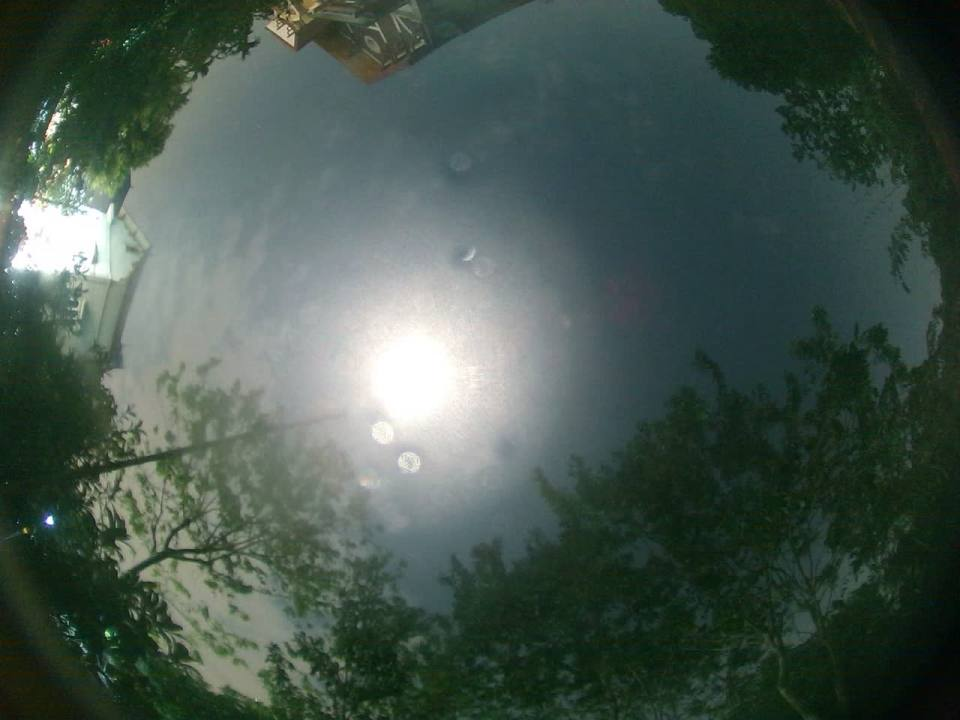
#> input picture tests/fixtures/cloud_audit/20261122_201753_009.jpg, 960 x 720 px
$ python -i astro_reference.py   (imports and definitions only)
#> lines starting #> are read from the running program, lines starting #| are printed output that depends on the picture; after the words box and inside, x2 and y2 are one past the last pixel; in counts of white or black regions, pixels touching at a corner belong together
#> further down, picture is the input picture: shape (720, 960, 3); mean B, G, R 78.1, 86.7, 70.7
"""
Authoritative Reference Astronomy Pipeline & Analytics Engine for IMX335 AllSky Testing.
Derived directly from ORIGINAL_REQUEST.md § R2, PROJECT.md § 3, and survey_allsky_pipeline.md § 3.
"""

import math
from typing import List, Dict, Any, Tuple, Optional
from datetime import datetime, timezone
import numpy as np
import cv2


# [47 lines left out: functions reference_generate_keogram, reference_generate_startrails, not called in this run]


def reference_star_count_and_cloud_cover(
    frame: np.ndarray,
    expected_clear_stars: int = 150,
) -> Dict[str, Any]:
    """
    Estimate star count and cloud cover percentage from a calibrated night frame.
    Uses high-pass background subtraction + connected component analysis.
    """
#> called with expected_clear_stars = 150
    # Convert to grayscale
    gray = cv2.cvtColor(frame, cv2.COLOR_BGR2GRAY)
    h, w = gray.shape
#> h = 720; w = 960

    # 1. Background estimation via median filter
    bg = cv2.medianBlur(gray, 31)
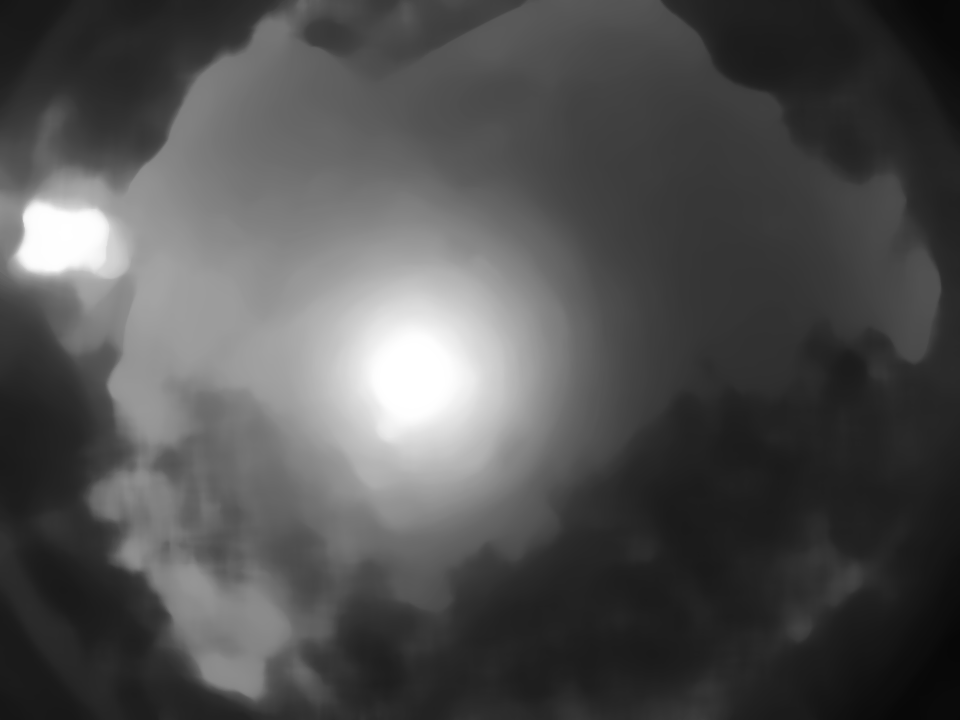
#> bg: shape (720, 960); min 7, max 255, mean 80.3
    # High-pass star image
    stars_img = np.maximum(0, gray.astype(np.int16) - bg.astype(np.int16)).astype(np.uint8)
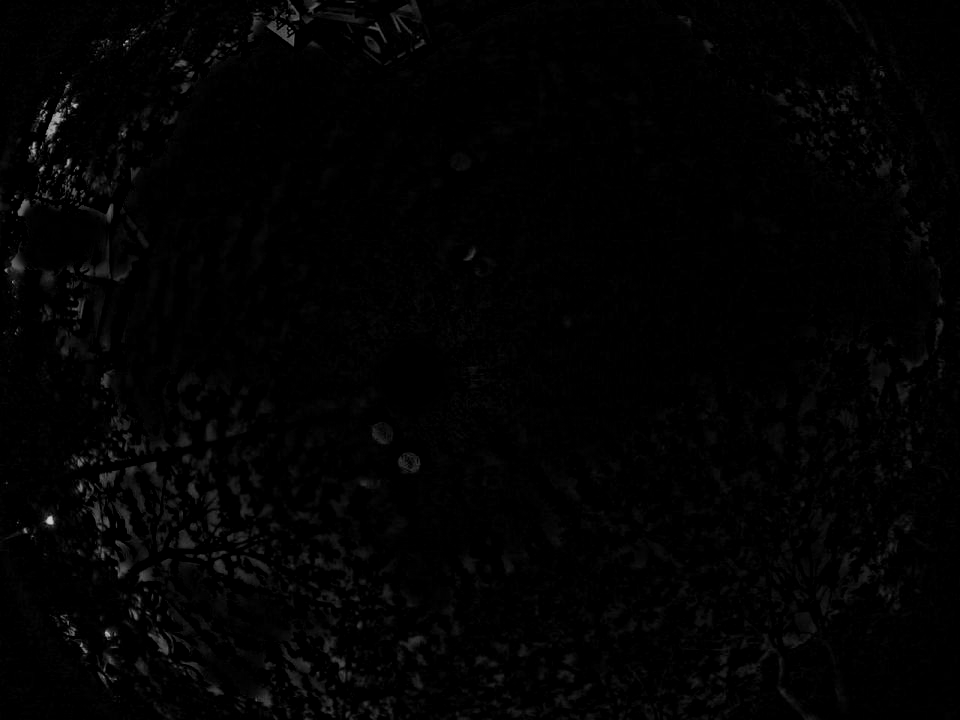
#> stars_img: shape (720, 960); min 0, max 204, mean 2.7

    # 2. Noise thresholding
    # Standard astronomical detection threshold: > 20 DN above local background
    thresh_val = max(20, int(np.mean(stars_img) + 3.0 * np.std(stars_img)))
#> thresh_val = 26
    _, bin_stars = cv2.threshold(stars_img, thresh_val, 255, cv2.THRESH_BINARY)
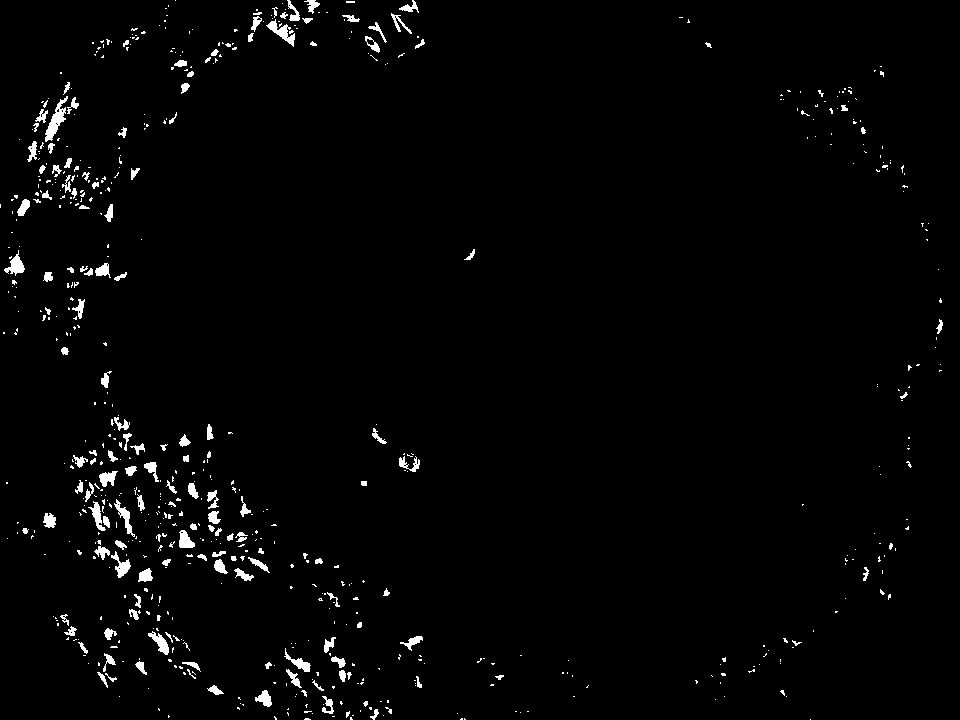
#> bin_stars: shape (720, 960); 1.9% white; 675 white regions (525 under 20 px), largest, box (x1, y1, x2, y2) and area: (45, 96, 68, 142) 384, (266, 19, 295, 47) 279, (4, 250, 25, 276) 232

    # Connected components
    num_labels, labels, stats, centroids = cv2.connectedComponentsWithStats(bin_stars)
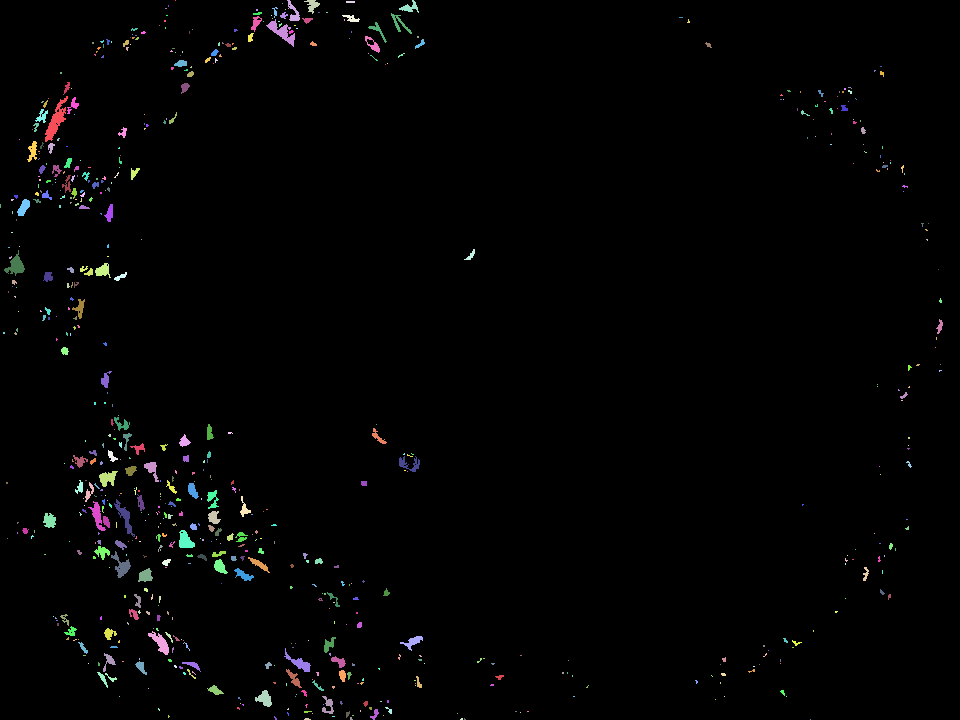
#> labels: shape (720, 960) int32; 676 distinct labels, from 0 to 675; one colour per label, 0 black
#> num_labels = 676; stats = 676 rows, first 6: [0, 0, 960, 720, 677959], [175, 0, 1, 1, 1], [287, 0, 13, 21, 118], [304, 0, 16, 14, 102], [346, 1, 9, 2, 18], [399, 0, 20, 13, 106]; centroids = 676 pairs, first value 0 to 940.1, second value 0 to 719

    # Filter point-sources by area (2..40 pixels, rejecting 1-pixel noise and large artifacts)
    valid_stars = 0
    for i in range(1, num_labels):
        area = stats[i, cv2.CC_STAT_AREA]
        if 2 <= area <= 40:
            valid_stars += 1
#> this loop made 675 passes
#> area on passes 2, 3, 5, 8, 12, 13, 16, 19, 20, 23, 24, 31: 118, 102, 106, 26, 20, 30, 118, 67, 84, 279, 38, 85
#> after the loop, valid_stars = 447

    # Cloud cover calculation
    # Star obscuration ratio
    star_obscuration = max(0.0, min(1.0, 1.0 - (valid_stars / max(1, expected_clear_stars))))
#> star_obscuration = 0

    # Diffuse background luma (computed inside the active sky area, excluding outer black corners)
    sky_pixels = bg[bg > 0]
    mean_bg_luma = float(np.mean(sky_pixels)) if len(sky_pixels) > 0 else 0.0
#> mean_bg_luma = 80.33

    # Urban cloud light pollution factor (clear sky ~ 10-12 DN, cloudy/overcast ~ 28-50 DN)
    luma_factor = max(0.0, min(1.0, (mean_bg_luma - 10.0) / 22.0))
#> luma_factor = 1

    cloud_cover_pct = min(100.0, max(0.0, (0.60 * star_obscuration + 0.40 * luma_factor) * 100.0))
#> cloud_cover_pct = 40

    return {
        "star_count": valid_stars,
        "cloud_cover_pct": round(cloud_cover_pct, 2),
        "mean_background_luma": round(mean_bg_luma, 2),
        "status": "clear" if cloud_cover_pct < 25.0 else ("scattered" if cloud_cover_pct < 70.0 else "overcast"),
    }


# [97 lines left out: functions reference_detect_meteors, reference_fisheye_projection, not called in this run]

>>> import cv2
>>> picture = cv2.imread('cloud_audit/20261122_201753_009.jpg')
>>> result = reference_star_count_and_cloud_cover(picture)
#> result = {'star_count': 447, 'cloud_cover_pct': 40, 'mean_background_luma': 80.33, 'status': 'scattered'}

$ run again, on tests/fixtures/cloud_audit/20261122_205304_221.jpg
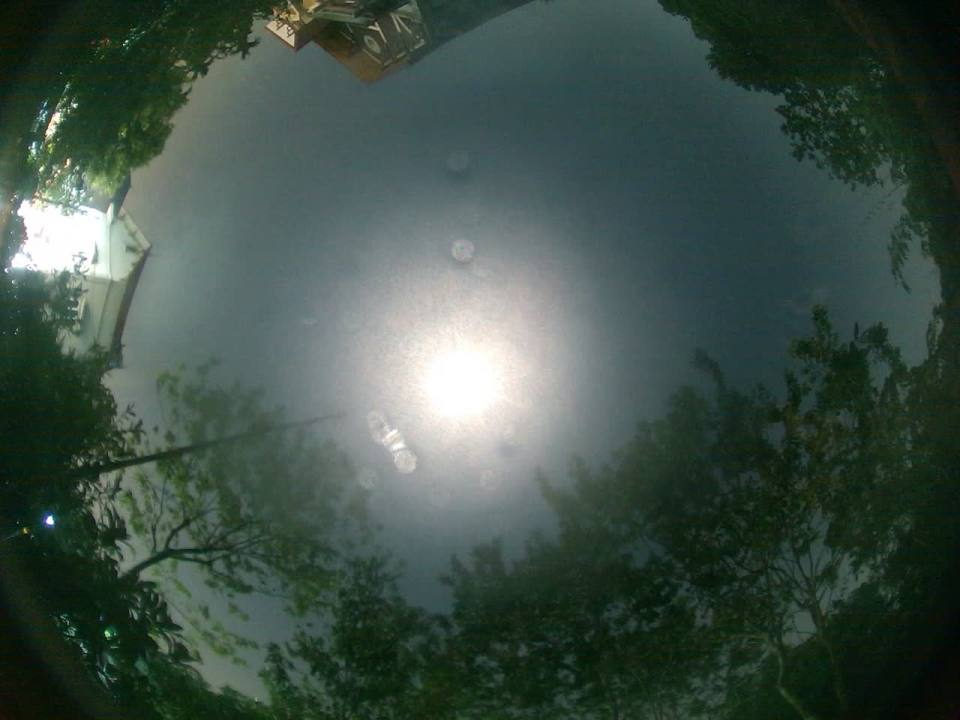
#> input picture tests/fixtures/cloud_audit/20261122_205304_221.jpg, 960 x 720 px
#> picture is the input picture: shape (720, 960, 3); mean B, G, R 71.7, 80.5, 63.6
#> thresh_val = 25
#> in reference_star_count_and_cloud_cover, `_, bin_stars = cv2.threshold(stars_img, thresh_val, 255, cv2.THRESH_BI..`:
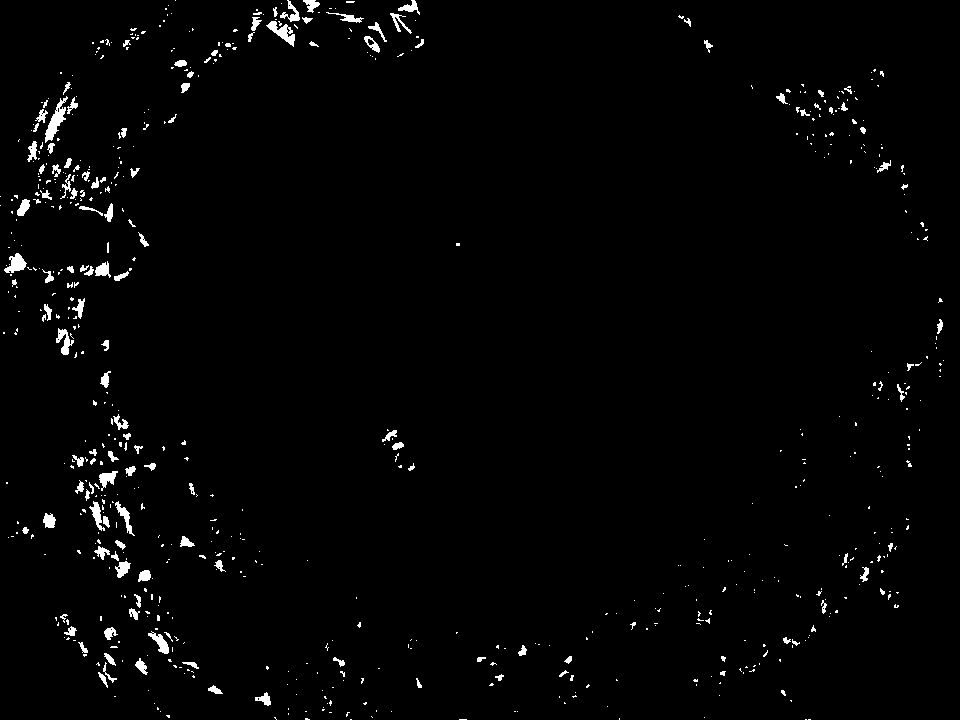
#> bin_stars: shape (720, 960); 1.7% white; 687 white regions (544 under 20 px), largest, box (x1, y1, x2, y2) and area: (45, 96, 68, 143) 391, (266, 21, 295, 47) 299, (4, 253, 27, 273) 256
#> in reference_star_count_and_cloud_cover, `num_labels, labels, stats, centroids = cv2.connectedComponentsWithStat..`:
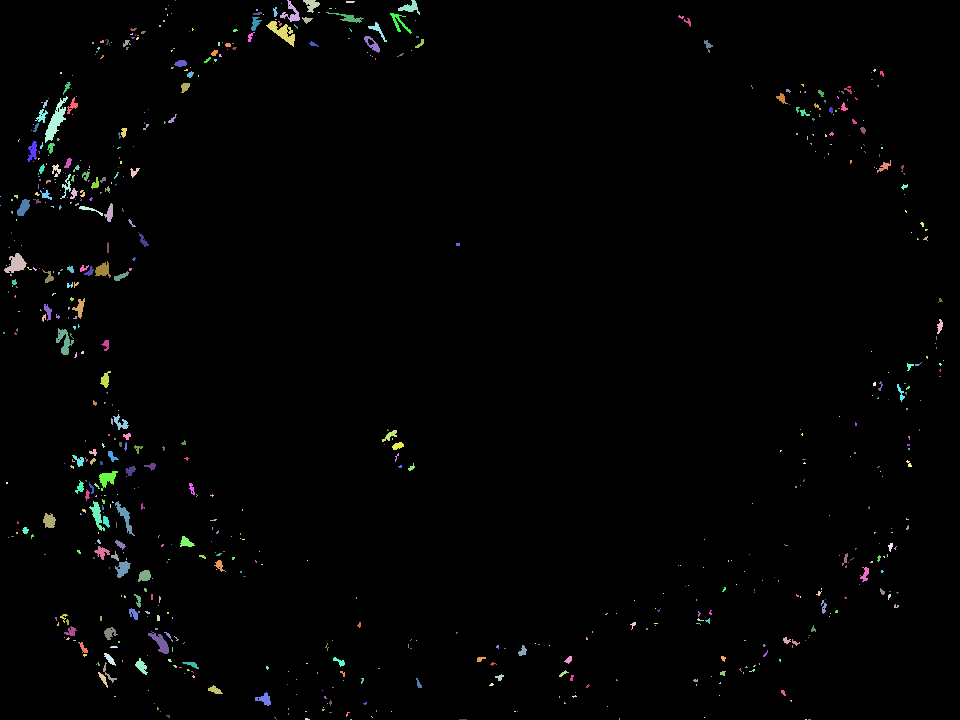
#> labels: shape (720, 960) int32; 688 distinct labels, from 0 to 687; one colour per label, 0 black
#> num_labels = 688; stats = 688 rows, first 6: [0, 0, 960, 720, 679389], [175, 0, 1, 1, 1], [280, 0, 20, 22, 160], [303, 0, 17, 13, 118], [346, 1, 9, 2, 17], [398, 0, 22, 15, 135]; centroids = 688 pairs, first value 0 to 943, second value 0 to 719
#> the loop in reference_star_count_and_cloud_cover, `for i in range(1, num_labels):` made 687 passes
#> area on passes 2, 3, 5, 8, 14, 16, 17, 21: 160, 118, 135, 29, 20, 131, 132, 82
#> after the loop in reference_star_count_and_cloud_cover, `for i in range(1, num_labels):`: valid_stars = 449
#> star_obscuration = 0
#> mean_bg_luma = 73.78
#> luma_factor = 1
#> cloud_cover_pct = 40
#> result = {'star_count': 449, 'cloud_cover_pct': 40, 'mean_background_luma': 73.78, 'status': 'scattered'}

$ run again, on tests/fixtures/cloud_audit/20261122_212820_789.jpg
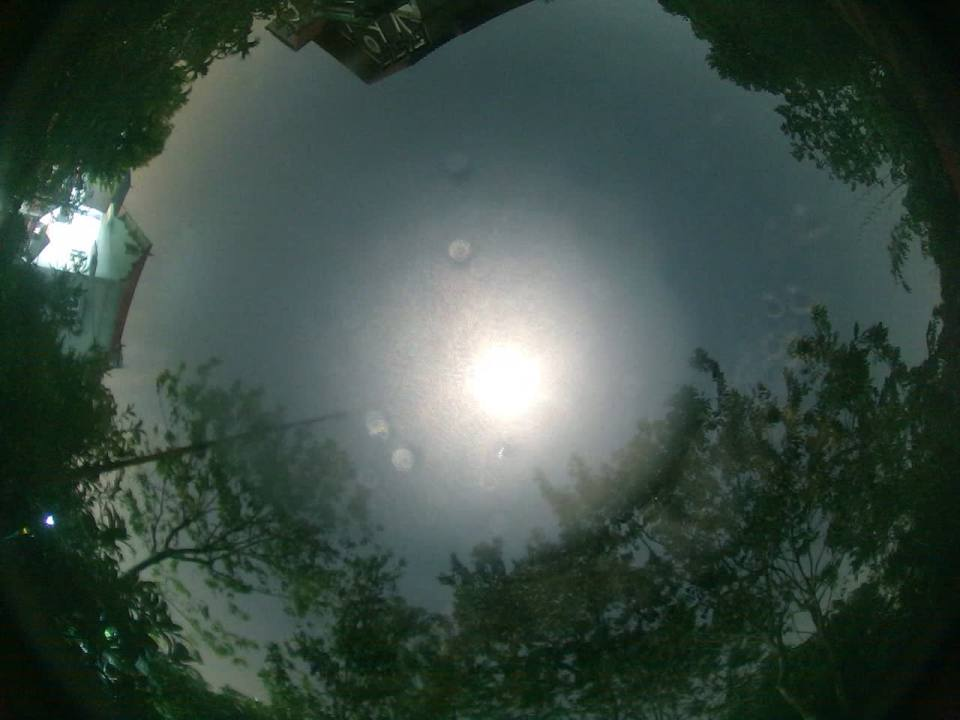
#> input picture tests/fixtures/cloud_audit/20261122_212820_789.jpg, 960 x 720 px
#> picture is the input picture: shape (720, 960, 3); mean B, G, R 67.7, 75.8, 59.6
#> thresh_val = 24
#> in reference_star_count_and_cloud_cover, `_, bin_stars = cv2.threshold(stars_img, thresh_val, 255, cv2.THRESH_BI..`:
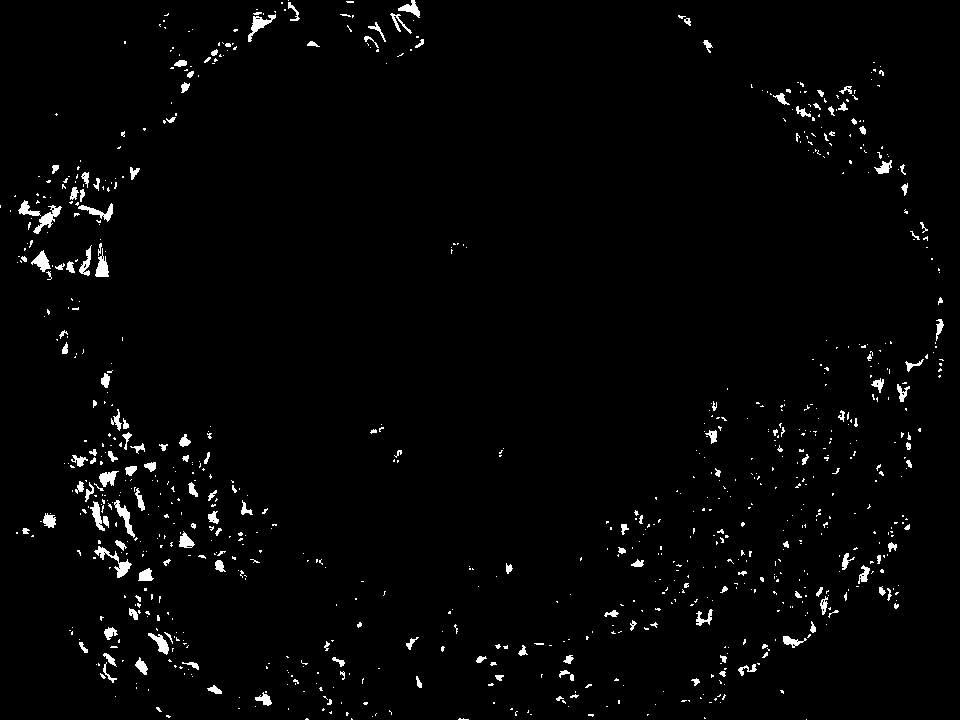
#> bin_stars: shape (720, 960); 2.1% white; 880 white regions (711 under 20 px), largest, box (x1, y1, x2, y2) and area: (94, 546, 132, 578) 308, (33, 205, 62, 234) 274, (248, 14, 276, 42) 248
#> in reference_star_count_and_cloud_cover, `num_labels, labels, stats, centroids = cv2.connectedComponentsWithStat..`:
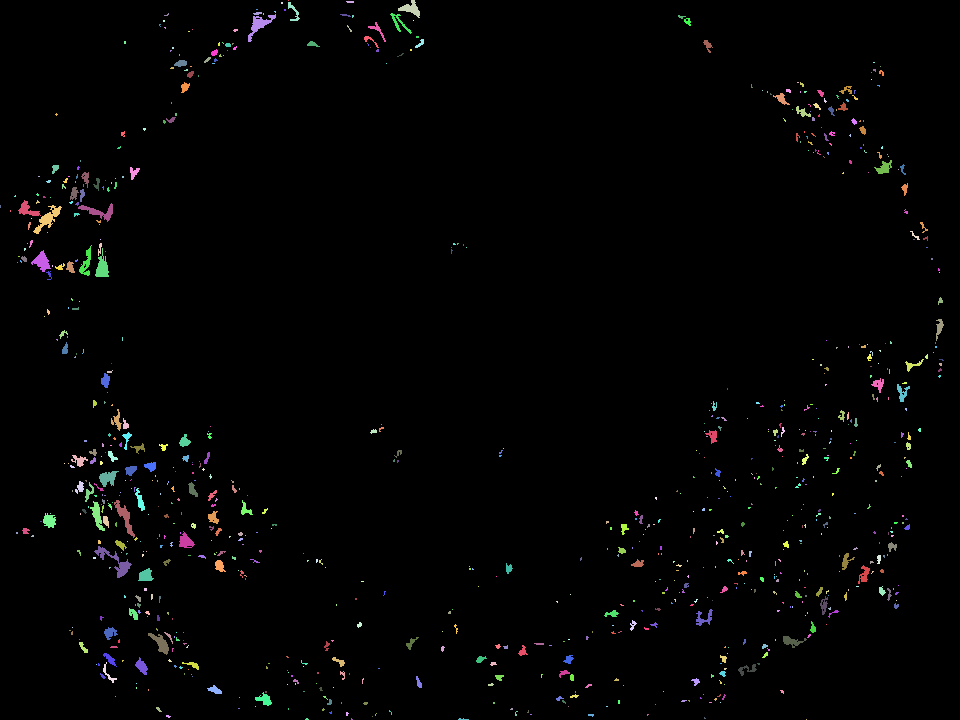
#> labels: shape (720, 960) int32; 881 distinct labels, from 0 to 880; one colour per label, 0 black
#> num_labels = 881; stats = 881 rows, first 6: [0, 0, 960, 720, 676983], [288, 0, 1, 1, 1], [346, 1, 8, 2, 15], [398, 0, 22, 18, 172], [281, 2, 2, 2, 4], [288, 2, 12, 19, 76]; centroids = 881 pairs, first value 0 to 941.2, second value 0 to 719
#> the loop in reference_star_count_and_cloud_cover, `for i in range(1, num_labels):` made 880 passes
#> area on passes 3, 5, 10, 12, 13, 17, 20, 27: 172, 76, 20, 117, 248, 34, 75, 45
#> after the loop in reference_star_count_and_cloud_cover, `for i in range(1, num_labels):`: valid_stars = 613
#> star_obscuration = 0
#> mean_bg_luma = 69.34
#> luma_factor = 1
#> cloud_cover_pct = 40
#> result = {'star_count': 613, 'cloud_cover_pct': 40, 'mean_background_luma': 69.34, 'status': 'scattered'}
